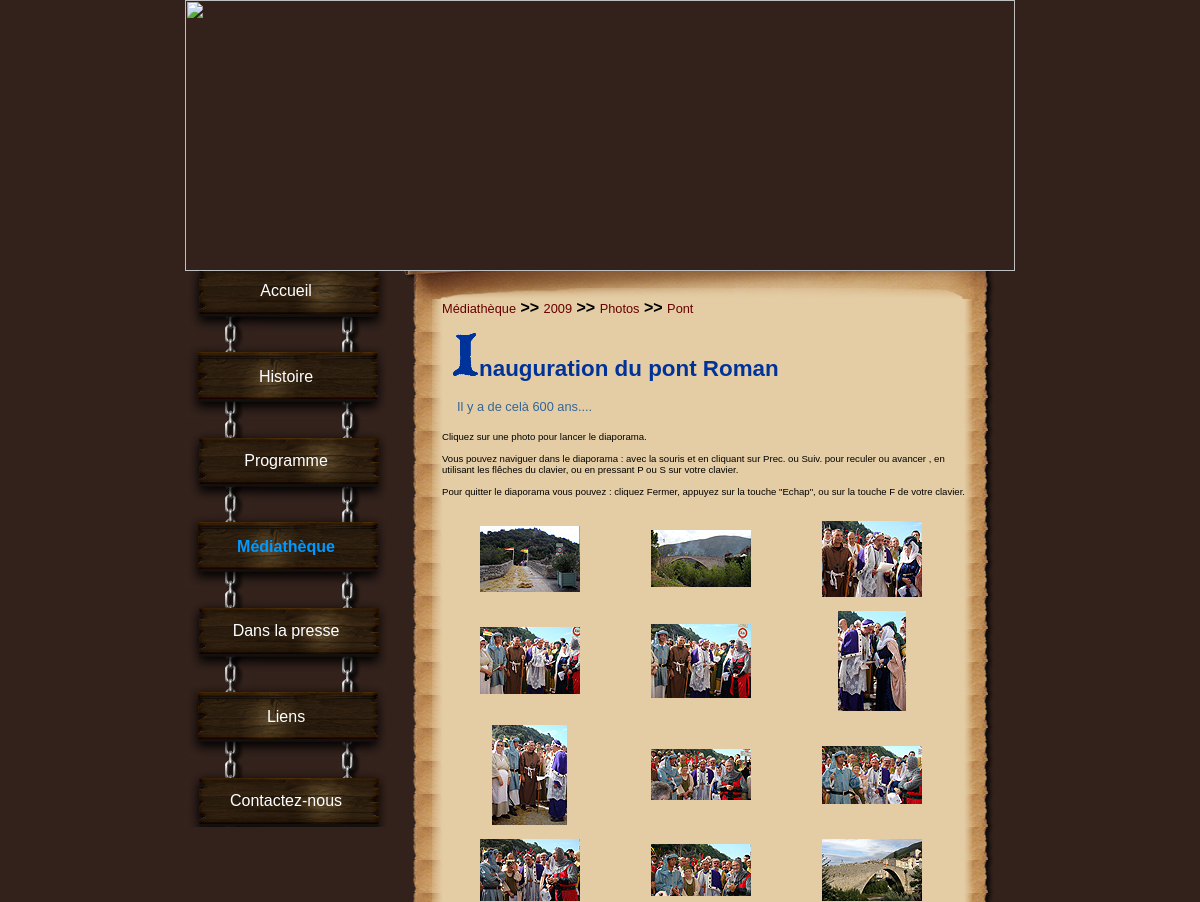
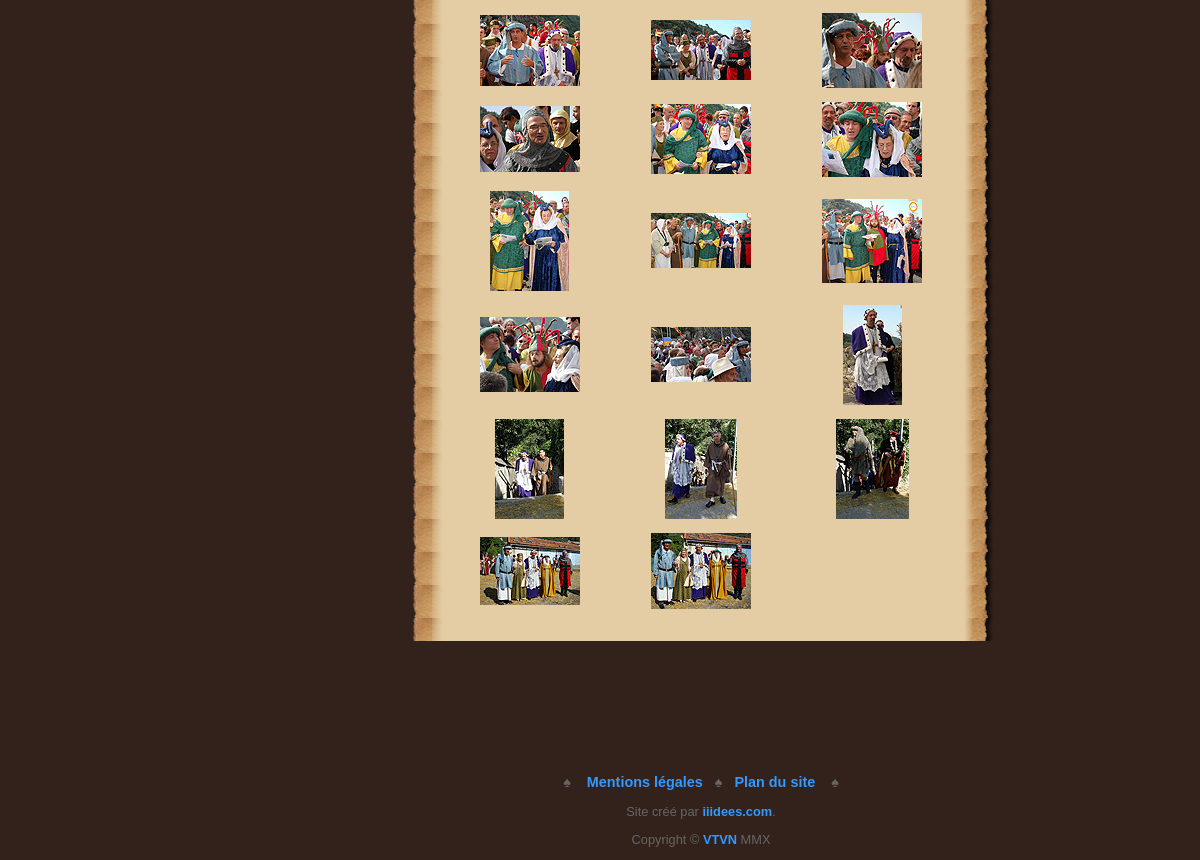
/galerie.php?gal=1, run on the app's committed database (2 pictures, top to bottom).
### tables this page shows
CREATE TABLE IF NOT EXISTS `menus` (
  `menuID` int(10) unsigned NOT NULL AUTO_INCREMENT,
  `sousMenuID` int(10) unsigned NOT NULL DEFAULT '0',
  `frNom` varchar(60) NOT NULL,
  `gbNom` varchar(60) NOT NULL,
  `frNomBread` varchar(25) NOT NULL,
  `gbNomBread` varchar(25) NOT NULL,
  `frLienTitle` varchar(150) NOT NULL,
  `gbLienTitle` varchar(150) NOT NULL,
  `fichierID` int(10) unsigned NOT NULL,
  `frActive` tinyint(4) NOT NULL DEFAULT '1',
  `gbActive` tinyint(4) NOT NULL DEFAULT '1',
  `position` tinyint(4) NOT NULL DEFAULT '1',
  `articleID` int(10) unsigned NOT NULL DEFAULT '0',
  `galerieID` int(10) unsigned NOT NULL DEFAULT '0',
  PRIMARY KEY (`menuID`)
);

CREATE TABLE IF NOT EXISTS `galeries` (
  `galerieID` int(10) unsigned NOT NULL AUTO_INCREMENT,
  `frTitre` varchar(120) NOT NULL,
  `gbTitre` varchar(120) NOT NULL,
  `frSousTitre` varchar(120) DEFAULT NULL,
  `gbSousTitre` varchar(120) DEFAULT NULL,
  PRIMARY KEY (`galerieID`)
);

CREATE TABLE IF NOT EXISTS `galeriedetails` (
  `galerieDetailsID` int(10) unsigned NOT NULL AUTO_INCREMENT,
  `galerieID` int(10) unsigned NOT NULL,
  `fichierPhoto` varchar(30) NOT NULL,
  `frLegende` varchar(120) NOT NULL,
  `gbLegende` varchar(120) NOT NULL,
  `position` int(10) unsigned NOT NULL DEFAULT '1',
  PRIMARY KEY (`galerieDetailsID`)
);

### galerie.php (the view, shortened to what this page needs)
<?php
	include("fonctions/fonction.inc.php");
	$lang=$_SESSION['lang'];
	if (isset($_GET['gal']))
	{
		if (is_numeric($_GET['gal']))
		{
			$galID=$_GET['gal'];
		}
		else
		{
			$menuID=99999;
		}
	}
	$nom = $lang."Nom";
	$q = "SELECT menuID, $nom AS nom FROM menus WHERE galerieID=".$galID;
	$r = @mysqli_query($dbc,$q);
	$nombre=@mysqli_num_rows($r);
	if ($nombre == 1)
	{
		$row=mysqli_fetch_array($r, MYSQLI_ASSOC);
		$menuID=$row['menuID'];
	}
	else
	{
		$url="error.php";
		ob_end_clean();
		header("Location: $url");
		exit();
	}
	include("include/headerGalerie.php");
	echo '<div id="right">
    <p class="mainTop"></p>
    <div id="mainBody">';
	CreationBreadCrumb($menuID, 0, $dbc);
	$langTitre=$lang.'Titre';
	$langSTitre=$lang.'SousTitre';
	$q="SELECT ".$langTitre." AS titre, ".$langSTitre." AS stitre FROM galeries WHERE galerieID=".$galID;
	$r = @mysqli_query($dbc,$q);
	$nombre=@mysqli_num_rows($r);
	if ($nombre == 1)
	{
		$row=mysqli_fetch_array($r, MYSQLI_ASSOC);
		$leTitre=$row['titre'];
		echo '<h1>'.GetLetter($leTitre,true).'</h1>';
		if (!is_null($row['stitre']))
		{
			echo '<h4>'.$row['stitre'].'</h4>';
		}
	}
	if ($lang=='fr')
	{
		$explica='<p class="explications">Cliquez sur une photo pour lancer le diaporama.<br /><br />Vous pouvez naviguer dans le diaporama : avec la souris et en cliquant sur Prec. ou Suiv. pour reculer ou avancer , en utilisant les fl&ecirc;ches du clavier, ou en pressant P ou S sur votre clavier.<br /><br />Pour quitter le diaporama vous pouvez : cliquez Fermer, appuyez sur la touche "Echap", ou sur la touche F de votre clavier.</p>';
	}
	echo $explica;
	$legende=$lang.'Legende';
	$q="SELECT fichierPhoto, $legende AS legende, position FROM galeriedetails WHERE galerieID=".$galID." ORDER BY position";
	$r=mysqli_query($dbc,$q);
	if (mysqli_num_rows($r) >= 1) {
		echo '<table width="528px" border="0" cellpadding="0" cellspacing="14" class="photo"><tr>';
		$count=1;
		while ($row=mysqli_fetch_array($r, MYSQLI_ASSOC))
		{
			$picture='images/galerie'.$galID.'/'.$row['fichierPhoto'];
			$thumbnail='images/galerie'.$galID.'/th_'.$row['fichierPhoto'];
			$thumbsize=getimagesize($thumbnail);
			echo '<td width="33%" align="center">';
			echo '<a href="' . $picture . '" rel="lightbox[galerie]" title="' . $row['legende'] . '"><img src="' . $thumbnail . '" width="' . $thumbsize[0] . '" height="' . $thumbsize[1] . '" border="0" /></a></td>';
			if (($count%3)==0)
			{
				echo '</tr><tr>';
				$count=0;
				$flag=true;
			}
			else
			{
				$flag=false;
			}
			$count++;
		}
		if ($flag==false)
		{
			if ($count==2)
			{
				echo '<td width=33%></td><td width=33%></td></tr>';
			}
			elseif ($count==3)
			{
				echo '<td width=33%></td></tr>';
			}
			else
			{
				echo '</tr>';
			}
		}
		echo '</table>';
	}
	echo '<br /></div>';
	include("include/footer.php");
?>

### include/createMenu.php
<?php
		$lien=$lang.'LienTitle';
		$active=$lang.'Active';
		$q="SELECT menuID, $nom AS nom, $lien AS lien, nomFichier, position FROM menus INNER JOIN  fichiers ON menus.fichierID=fichiers.fichierID ";
		$q.="WHERE sousMenuID=0 AND $active=1 ORDER BY position";
		$r=@mysqli_query($dbc,$q);
		$nombre=@mysqli_num_rows($r);
		$count=1;
		if ($nombre>0)
		{
			echo '<div id="left">
    <table width="202" border="0" cellpadding="0" cellspacing="0" class="menu">';
	  		while($row=mysqli_fetch_array($r,MYSQL_ASSOC))
			{
				if (($count%2)==0)
				{
					$classMenu='menu1';
					$classLien='menu2H">&nbsp;';
				}
				else
				{
					$classMenu='menu2';
					$classLien='menu1H">&nbsp;';
				}
				if ($count==$nombre)
				{
					$classLien='menuBas">';
				}
				$leMenuID=$row['menuID'];
				$leNom=$row['nom'];
				$leLien=$row['lien'];
				$leFichier=$row['nomFichier'].'.php';
				echo '<tr><td class="'.$classMenu.'"><a href="'.$leFichier.'?menu='.$leMenuID.'" title="'.$leLien.'"';
				if ($_SESSION['menuCat']==$leMenuID)
				{
					echo ' class="selected"';
				}
				echo '>'.$leNom.'</a></td></tr>';
				echo '<tr><td class="'.$classLien.'</td></tr>';
				$count++;
			}
			echo '</table>
			<br /><br />
			</div>';
		}
?>

### fonctions/fonction.inc.php (shortened to what this page needs)
<?php
		function GetLetter($unTexte,$unTitre)
		{
			$laLettre=strtoupper(substr($unTexte,0,1));
			if ($unTitre == true)
			{
				$monImage = "images/lettres/titre".$laLettre.".gif";
			}
			else
			{
				$monImage = "images/lettres/lettre".$laLettre.".gif";
			}
			$imgSize = getimagesize ($monImage);
			$maString = '<img src="'.$monImage.'" border="0" width="'.$imgSize[0].'" height="'.$imgSize[1].'" />'.substr($unTexte,1);
			return $maString;
		}
		function CreationBreadCrumb($mID,$level,$dbc)
		{
			GenererBreadCrumb($mID,$level,$dbc);
			echo '<p class="mainText">'.$_SESSION['breadcrumb'].'</p>';
		}
		function GenererBreadCrumb($mID,$level,$dbc)
		{
		 	$Nom=$_SESSION['lang'].'NomBread';
			$Lien=$_SESSION['lang'].'LienTitle';
		   $q= 'SELECT menuID, sousMenuID, '.$Nom.' AS nom, '.$Lien.' AS lien, nomFichier, articleID, galerieID FROM menus INNER JOIN fichiers';
		   $q.=' ON fichiers.fichierID=menus.fichierID WHERE menuID='.$mID;
		   $result=mysqli_query($dbc,$q);
		   while ($row = mysqli_fetch_array($result,MYSQL_ASSOC))
		   {
			   if ($row['nomFichier']=='principal')
			   {
				   $file='principal.php?menu='.$row['menuID'];
			   }
				elseif ($row['nomFichier']=='articles')
				{
					$file='articles.php?art='.$row['articleID'];
				}
				elseif ($row['nomFichier']=='galerie')
				{
					$file='galerie.php?gal='.$row['galerieID'];
				}
				else
				{
					$file=$row['nomFichier'].'.php';
				}
			   $myString ='<a href="'.$file.'" title="'.$row['lien'].'" class="breadcrumb">'.$row['nom'].'</a>';
			   GenererBreadCrumb($row['sousMenuID'],$level+1,$dbc);
		   }
		}
?>

### include/footer.php
<p class="mainBottom"></p>
	<p class="copyright" style="font-size:0.9em;">&spades;&nbsp;&nbsp;&nbsp;
    <?php
			$q="SELECT $nom AS nom, $lien AS lien, nomFichier, position FROM menus INNER JOIN  fichiers ON menus.fichierID=fichiers.fichierID ";
			$q.="WHERE sousMenuID=55555 AND $active=1 ORDER BY position";
			$r=@mysqli_query($dbc,$q);
			$nombre=@mysqli_num_rows($r);
			$count=1;
			while ($row=mysqli_fetch_array($r,MYSQL_ASSOC))
			{
				echo '<a href="'.$row['nomFichier'].'.php" title="'.$row['lien'].'" class="copy">'.$row['nom'].'</a>';
				if ($count!=$nombre)
				{
					echo '&nbsp;&nbsp;&nbsp;&spades;&nbsp;&nbsp;&nbsp;';
				}
				$count++;
			}
			 if ($lang=='fr') {
				 $site = 'Site cr&eacute;&eacute; par <a href="http://www.iiidees.com/" title="Lien vers le cr&eacute;ateur de ce site internet" class="copy" target="_new">';
			 }else {
				 $site ='Web site design by <a href="http://www.iiidees.com/" title="Link to this web site designer" class="copy" target="_new">';
			 }
		?>
		&nbsp;&nbsp;&nbsp;&spades;</p>
    <p class="copyright"><?php echo $site; ?>iiidees.com</a>.</p>
    <p class="copyright">Copyright &copy; <a href="http://www.vieuxnyons.com" title="lien vers le site de l'association Vie et Travail dans le vieux Nyons" class="copy" target="_blank">VTVN</a> MMX</p>
  </div>
</div>
</body>
</html>

### css/maincssTable.css (style rules this page uses)
body { background-color: #33221c; margin: 0px; padding: 0px; }
#global #left { position:absolute; float: left; width: 202px; }
#global #right { margin-left:202px; width: 628px; }
#global #left table.menu { text-align:center; }
#global #left .menu1 { background-image: url(temp102/bois1Body.jpg); height: 39px; width: 202px; }
#global #left .menu2H { background-image: url(temp102/bois2Haut.jpg); height: 45px; width: 202px; }
#global #left .menu2 { background-image: url(temp102/bois2Body.jpg); height: 40px; width: 202px; }
#global #left .menu1H { background-image: url(temp102/bois1Haut.jpg); height: 46px; width: 202px; }
#global #left .menuBas { background-image:url(temp102/boisFin.jpg); height:6px; width:202px; }
#global #left a:active, #global #left a:link,#global #left a:visited { font-family: "Trebuchet MS", Arial, Helvetica, sans-serif; color:#FFF; font-size:1;1em; text-decoration:none; }
#global #left a.selected { color:#09F; text-decoration:none; font-weight:bold; }
#global #right p.mainTop { width:628px; background-image:url(temp102/mainHaut2.jpg); height:29px; margin-top:-1px; }
#global #right #mainBody { background-image:url(temp102/MainBody2.jpg); width:628px; background-repeat:repeat-y; margin-top:-16px; }
#global #right #mainBody p.mainText { margin-left:55px; margin-right:40px; font-family:Arial, Helvetica, sans-serif; font-size:1em; }
#global #right #mainBody table.photo { margin-left:50px; margin-right:40px; }
#global #right #mainBody p.explications { margin-left:55px; margin-right:40px; font-family:Arial, Helvetica, sans-serif; font-size:0.6em; }
#global #right p.mainBottom { background-image:url(temp102/mainBas2.jpg); width:628px; height:133px; margin-top:-16px; }
#global #right #mainBody h1 { margin-left:65px; margin-right:40px; font-family:"Trebuchet MS", Arial, Helvetica, sans-serif; font-size:1.4em; color:#039; }
#global #right #mainBody h4 { margin-left:70px; margin-right:40px; font-family:Verdana, Geneva, sans-serif; font-size:0.8em; font-weight:500; color:#369; }
#global #right p.copyright { width:628px; font-family:Arial, Helvetica, sans-serif; color:#666; font-size:0.8em; text-align:center }
#global #right a.copy:link, #global #right a.copy:active, #global #right a.copy:visited { color:#39F; text-decoration:none; }
#global #right a:active, #global #right a:link, #global #right a:visited { color:#600; text-decoration:none; font-weight:bold; }
#global #right a.breadcrumb:active, #global #right a.breadcrumb:visited, #global #right a.breadcrumb:link { font:"Trebuchet MS", Arial, Helvetica, sans-serif; font-size:0.8em; color:#600; text-decoration:none; font-weight:100; }

### data on the page
menus: frNom "Accueil"
menus: frNom "Histoire"
menus: frNom "Programme"
menus: frNom "Médiathèque", frNomBread "Médiathèque"
menus: frNom "Dans la presse"
menus: frNom "Liens"
menus: frNom "Contactez-nous", shows a picture
menus: frNomBread "2009"
menus: frNomBread "Photos"
menus: frNomBread "Pont"
galeries: frTitre "nauguration du pont Roman", frSousTitre "Il y a de celà 600 ans...."
galeriedetails: fichierPhoto (picture)
galeriedetails: fichierPhoto (picture)
galeriedetails: fichierPhoto (picture)
galeriedetails: fichierPhoto (picture)
galeriedetails: fichierPhoto (picture)
galeriedetails: fichierPhoto (picture)
galeriedetails: fichierPhoto (picture)
galeriedetails: fichierPhoto (picture)
galeriedetails: fichierPhoto (picture)
galeriedetails: fichierPhoto (picture)
galeriedetails: fichierPhoto (picture)
galeriedetails: fichierPhoto (picture)
galeriedetails: fichierPhoto (picture)
galeriedetails: fichierPhoto (picture)
galeriedetails: fichierPhoto (picture)
galeriedetails: fichierPhoto (picture)
galeriedetails: fichierPhoto (picture)
galeriedetails: fichierPhoto (picture)
galeriedetails: fichierPhoto (picture)
galeriedetails: fichierPhoto (picture)
galeriedetails: fichierPhoto (picture)
galeriedetails: fichierPhoto (picture)
galeriedetails: fichierPhoto (picture)
galeriedetails: fichierPhoto (picture)
galeriedetails: fichierPhoto (picture)
galeriedetails: fichierPhoto (picture)
galeriedetails: fichierPhoto (picture)
galeriedetails: fichierPhoto (picture)
galeriedetails: fichierPhoto (picture)
menus: frNom "Mentions légales"
menus: frNom "Plan du site"

### other printed values
$_SESSION['breadcrumb'] ">> >> >>"
